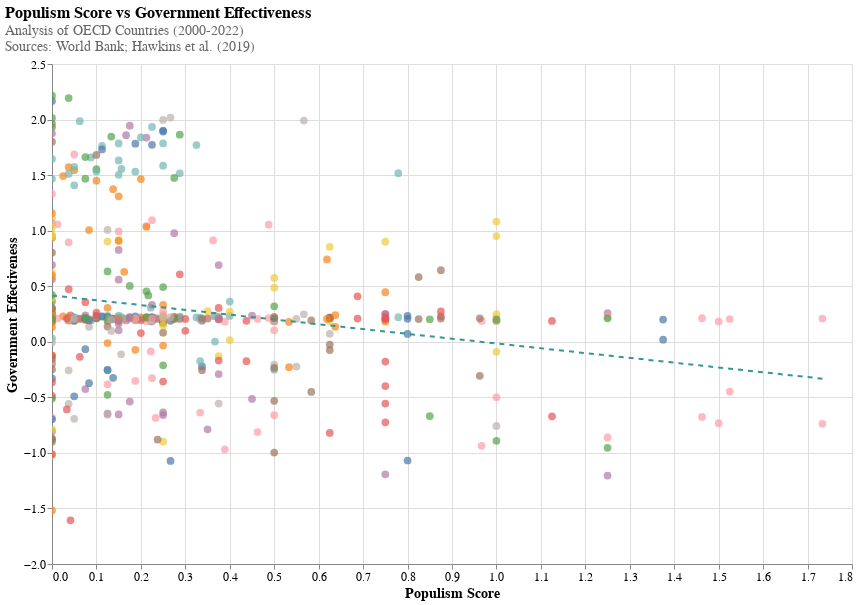

The notebook cell this image was saved under:
### Code cell
import altair as alt
import pandas as pd
import numpy as np

# Create country_data from df_new, using averagerubric for populism scores
country_data = df_new.groupby(['country', 'yearbegin'])['averagerubric'].mean().reset_index()
country_data = country_data.rename(columns={
    'country': 'Country Name',
    'yearbegin': 'Year',
    'averagerubric': 'Populism_Score'
})

# Rename columns to just the year
df_gov = df_gov.rename(columns={col: col.split(' ')[0] for col in df_gov.columns if ' [YR' in col})

df_gov_melted = pd.melt(
    df_gov,
    id_vars=['Country Name'],
    value_vars=[str(year) for year in range(2000, 2023) if year != 2001],  # Exclude 2001
    var_name='Year',
    value_name='Government_Effectiveness'
)

# Convert 'Year' column to numeric
df_gov_melted['Year'] = df_gov_melted['Year'].astype(int)

# Convert Government_Effectiveness and Populism_Score to numeric
df_gov_melted['Government_Effectiveness'] = pd.to_numeric(df_gov_melted['Government_Effectiveness'], errors='coerce')
country_data['Populism_Score'] = pd.to_numeric(country_data['Populism_Score'], errors='coerce')

# Merge with government effectiveness data
merged_df = pd.merge(
    df_gov_melted,
    country_data,
    on=['Country Name', 'Year'],
    how='inner'
)

# Drop any NaN values
merged_df = merged_df.dropna(subset=['Populism_Score', 'Government_Effectiveness'])

# Create the scatter plot with updated styling
scatter = alt.Chart(merged_df).mark_circle(size=60).encode(
    x=alt.X('Populism_Score:Q',
            title='Populism Score',
            scale=alt.Scale(zero=False)),
    y=alt.Y('Government_Effectiveness:Q',
            title='Government Effectiveness',
            scale=alt.Scale(zero=False)),
    color=alt.Color('Country Name:N',
                   scale=alt.Scale(scheme='tableau10'),
                   legend=None),  # Remove the legend
    tooltip=[
        alt.Tooltip('Country Name:N', title='Country'),
        alt.Tooltip('Year:Q', title='Year'),
        alt.Tooltip('Populism_Score:Q', title='Populism Score', format='.2f'),
        alt.Tooltip('Government_Effectiveness:Q', title='Government Effectiveness', format='.2f')
    ]
).properties(
    width=800,
    height=500,
    title={
        'text': 'Populism Score vs Government Effectiveness',
        'subtitle': [
            'Analysis of OECD Countries (2000-2022)',
            'Sources: World Bank; Hawkins et al. (2019)'  # Added sources as second subtitle line
        ],
        'anchor': 'start',
        'fontSize': 16,
        'subtitleFontSize': 14,
        'subtitleColor': '#666666'
    }
)

# Add a trend line with updated styling
regression = alt.Chart(merged_df).transform_regression(
    'Populism_Score',
    'Government_Effectiveness',
    method='linear'
).mark_line(
    color='#35978f',
    strokeDash=[5,5]
).encode(
    x='Populism_Score:Q',
    y='Government_Effectiveness:Q'
)

# Combine scatter plot and trend line with configuration
chart = (scatter + regression).configure_view(
    stroke='transparent'
).configure_axis(
    labelFontSize=12,
    titleFontSize=14
).configure_legend(
    labelFontSize=12,
    titleFontSize=14
).interactive()

# Display the chart
chart.show()

# Save to JSON
chart.save('Project_chart3.json')

# Print summary statistics
print("\nCorrelation between Populism Score and Government Effectiveness:")
print(merged_df['Populism_Score'].corr(merged_df['Government_Effectiveness']))

print("\nNumber of observations in final merged dataset:", len(merged_df))
print("\nSummary of merged data:")
print(merged_df.describe())

### Figure 1 — Vega-Lite specification as saved in the notebook (floating-point values rounded to 4 significant figures; data arrays with more than 128 entries replaced by an {"elided": "..."} marker saying what was removed)
{"config": {"view": {"continuousWidth": 300, "continuousHeight": 300, "stroke": "transparent"}, "axis": {"labelFontSize": 12, "titleFontSize": 14}, "legend": {"labelFontSize": 12, "titleFontSize": 14}}, "layer": [{"mark": {"type": "circle", "size": 60}, "encoding": {"color": {"field": "Country Name", "legend": null, "scale": {"scheme": "tableau10"}, "type": "nominal"}, "tooltip": [{"field": "Country Name", "title": "Country", "type": "nominal"}, {"field": "Year", "title": "Year", "type": "quantitative"}, {"field": "Populism_Score", "format": ".2f", "title": "Populism Score", "type": "quantitative"}, {"field": "Government_Effectiveness", "format": ".2f", "title": "Government Effectiveness", "type": "quantitative"}], "x": {"field": "Populism_Score", "scale": {"zero": false}, "title": "Populism Score", "type": "quantitative"}, "y": {"field": "Government_Effectiveness", "scale": {"zero": false}, "title": "Government Effectiveness", "type": "quantitative"}}, "name": "view_9", "title": {"text": "Populism Score vs Government Effectiveness", "subtitle": ["Analysis of OECD Countries (2000-2022)", "Sources: World Bank; Hawkins et al. (2019)"], "anchor": "start", "fontSize": 16, "subtitleFontSize": 14, "subtitleColor": "#666666"}}, {"mark": {"type": "line", "color": "#35978f", "strokeDash": [5, 5]}, "encoding": {"x": {"field": "Populism_Score", "type": "quantitative"}, "y": {"field": "Government_Effectiveness", "type": "quantitative"}}, "transform": [{"on": "Populism_Score", "regression": "Government_Effectiveness", "method": "linear"}]}], "data": {"name": "data-9d6dbdf3d722c434cd4f8d7c5381107a"}, "height": 500, "params": [{"name": "param_5", "select": {"type": "interval", "encodings": ["x", "y"]}, "bind": "scales", "views": ["view_9"]}], "width": 800, "$schema": "https://vega.github.io/schema/vega-lite/v5.20.1.json", "datasets": {"data-9d6dbdf3d722c434cd4f8d7c5381107a": {"elided": "482 records"}}}
